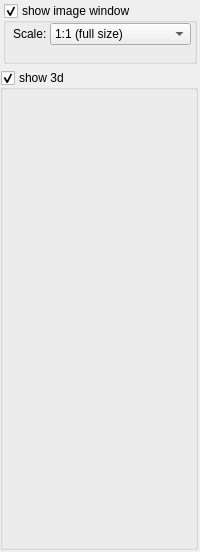
<?xml version="1.0" encoding="UTF-8"?>
<ui version="4.0">
 <class>propImage</class>
 <widget class="QWidget" name="propImage">
  <property name="geometry">
   <rect>
    <x>0</x>
    <y>0</y>
    <width>200</width>
    <height>552</height>
   </rect>
  </property>
  <property name="sizePolicy">
   <sizepolicy hsizetype="Preferred" vsizetype="Preferred">
    <horstretch>0</horstretch>
    <verstretch>0</verstretch>
   </sizepolicy>
  </property>
  <property name="minimumSize">
   <size>
    <width>200</width>
    <height>552</height>
   </size>
  </property>
  <property name="maximumSize">
   <size>
    <width>200</width>
    <height>552</height>
   </size>
  </property>
  <property name="windowTitle">
   <string>Form</string>
  </property>
  <widget class="QGroupBox" name="showImageWindow">
   <property name="enabled">
    <bool>true</bool>
   </property>
   <property name="geometry">
    <rect>
     <x>3</x>
     <y>3</y>
     <width>194</width>
     <height>61</height>
    </rect>
   </property>
   <property name="title">
    <string>show image window</string>
   </property>
   <property name="checkable">
    <bool>true</bool>
   </property>
   <widget class="QComboBox" name="scaleImage">
    <property name="enabled">
     <bool>true</bool>
    </property>
    <property name="geometry">
     <rect>
      <x>47</x>
      <y>20</y>
      <width>141</width>
      <height>22</height>
     </rect>
    </property>
    <item>
     <property name="text">
      <string>1:1 (full size)</string>
     </property>
    </item>
    <item>
     <property name="text">
      <string>fit to window</string>
     </property>
    </item>
    <item>
     <property name="text">
      <string>fit horizontal</string>
     </property>
    </item>
    <item>
     <property name="text">
      <string>fit vertical</string>
     </property>
    </item>
   </widget>
   <widget class="QLabel" name="label_4">
    <property name="enabled">
     <bool>true</bool>
    </property>
    <property name="geometry">
     <rect>
      <x>10</x>
      <y>23</y>
      <width>61</width>
      <height>16</height>
     </rect>
    </property>
    <property name="text">
     <string>Scale:</string>
    </property>
   </widget>
  </widget>
  <widget class="QGroupBox" name="show3d">
   <property name="geometry">
    <rect>
     <x>0</x>
     <y>70</y>
     <width>198</width>
     <height>480</height>
    </rect>
   </property>
   <property name="sizePolicy">
    <sizepolicy hsizetype="Preferred" vsizetype="Preferred">
     <horstretch>0</horstretch>
     <verstretch>0</verstretch>
    </sizepolicy>
   </property>
   <property name="minimumSize">
    <size>
     <width>198</width>
     <height>480</height>
    </size>
   </property>
   <property name="maximumSize">
    <size>
     <width>198</width>
     <height>480</height>
    </size>
   </property>
   <property name="title">
    <string>show 3d</string>
   </property>
   <property name="alignment">
    <set>Qt::AlignLeading|Qt::AlignLeft|Qt::AlignTop</set>
   </property>
   <property name="flat">
    <bool>false</bool>
   </property>
   <property name="checkable">
    <bool>true</bool>
   </property>
   <layout class="QVBoxLayout" name="verticalLayout">
    <property name="leftMargin">
     <number>0</number>
    </property>
    <property name="topMargin">
     <number>0</number>
    </property>
    <property name="rightMargin">
     <number>0</number>
    </property>
    <property name="bottomMargin">
     <number>0</number>
    </property>
   </layout>
  </widget>
 </widget>
 <resources>
  <include location="dpVision.qrc"/>
 </resources>
 <connections>
  <connection>
   <sender>scaleImage</sender>
   <signal>currentIndexChanged(int)</signal>
   <receiver>propImage</receiver>
   <slot>scaleChanged(int)</slot>
   <hints>
    <hint type="sourcelabel">
     <x>120</x>
     <y>33</y>
    </hint>
    <hint type="destinationlabel">
     <x>99</x>
     <y>34</y>
    </hint>
   </hints>
  </connection>
  <connection>
   <sender>showImageWindow</sender>
   <signal>toggled(bool)</signal>
   <receiver>propImage</receiver>
   <slot>showWindow(bool)</slot>
   <hints>
    <hint type="sourcelabel">
     <x>99</x>
     <y>33</y>
    </hint>
    <hint type="destinationlabel">
     <x>99</x>
     <y>34</y>
    </hint>
   </hints>
  </connection>
  <connection>
   <sender>show3d</sender>
   <signal>toggled(bool)</signal>
   <receiver>propImage</receiver>
   <slot>show3d(bool)</slot>
   <hints>
    <hint type="sourcelabel">
     <x>100</x>
     <y>255</y>
    </hint>
    <hint type="destinationlabel">
     <x>99</x>
     <y>224</y>
    </hint>
   </hints>
  </connection>
 </connections>
 <slots>
  <slot>scaleChanged(int)</slot>
  <slot>showWindow(bool)</slot>
  <slot>show3d(bool)</slot>
 </slots>
</ui>
